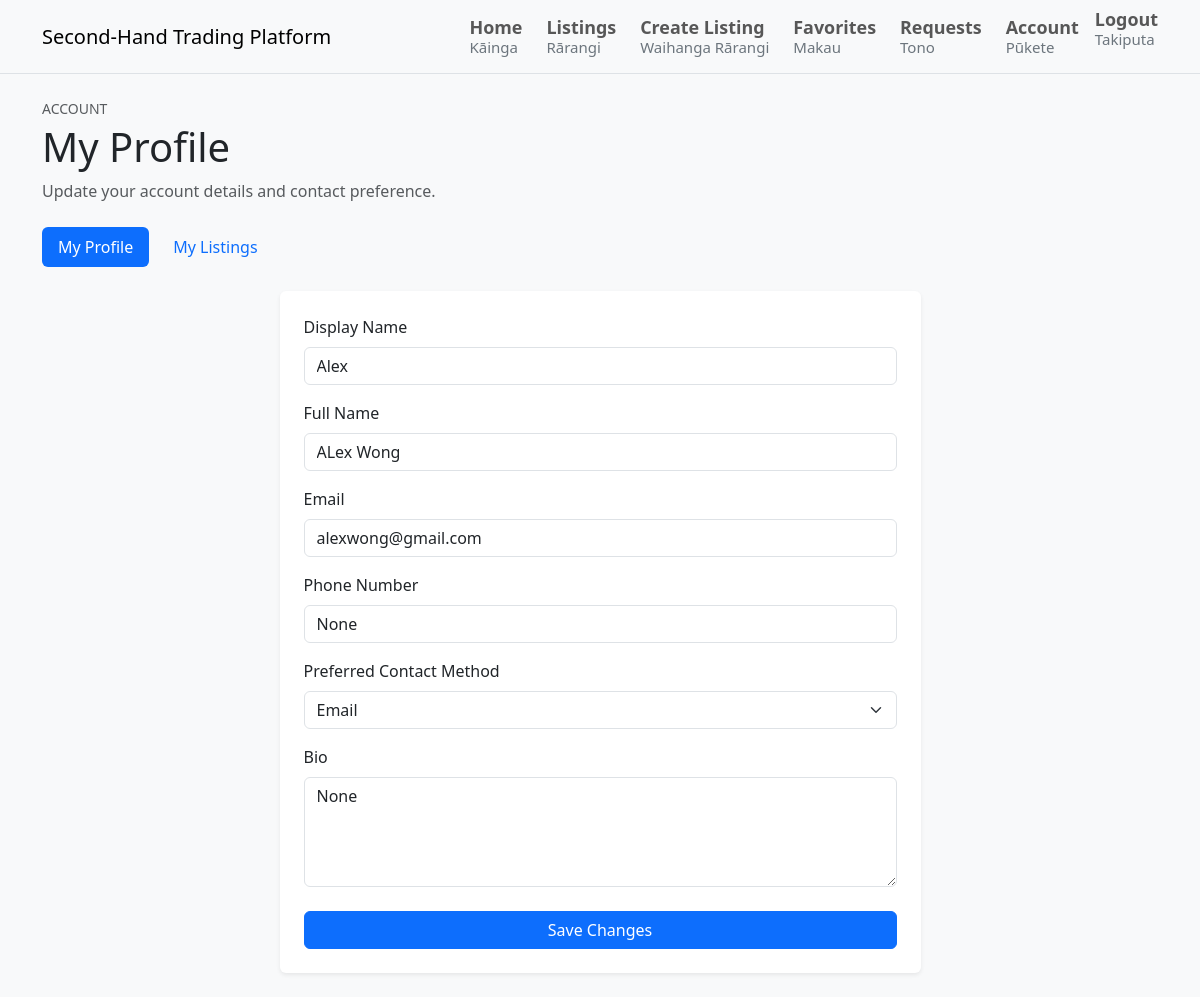
/account (signed in), run on the app's committed database.
### tables this page shows
CREATE TABLE users (
    id INTEGER PRIMARY KEY AUTOINCREMENT,
    display_name TEXT NOT NULL,
    full_name TEXT NOT NULL,
    date_of_birth TEXT NOT NULL,
    email TEXT NOT NULL UNIQUE,
    phone_number TEXT,
    preferred_contact_method TEXT NOT NULL,
    password_hash TEXT NOT NULL,
    role TEXT NOT NULL DEFAULT 'user',
    is_locked INTEGER NOT NULL DEFAULT 0,
    bio TEXT,
    created_at TEXT NOT NULL
);

### routes/profile_routes.py (the view)
@profile_bp.get("/account")
@marketplace_user_required
def account_page() -> str:
    profile_data = profile_service.get_edit_profile_data(session["user_id"])
    if profile_data is None:
        flash("User not found.", "danger")
        return redirect(url_for("home"))
    return render_template(
        "edit_profile.html",
        form_data=profile_data,
        active_account_section="profile",
    )

### models/db.py (called while the page is built)
def get_db() -> sqlite3.Connection:
    return DatabaseManager().get_connection()

    def __new__(cls):
        if cls._instance is None:
            cls._instance = super().__new__(cls)
        return cls._instance

    def get_connection(self) -> sqlite3.Connection:
        if "db" not in g:
            g.db = sqlite3.connect(current_app.config["DATABASE_PATH"])
            g.db.row_factory = sqlite3.Row
        return g.db

    def close_connection(self) -> None:
        db = g.pop("db", None)
        if db is not None:
            db.close()

### services/profile_service.py (called while the page is built)
    def get_edit_profile_data(self, user_id: int) -> Optional[Dict[str, Any]]:
        user = self._get_user_by_id(user_id)
        if user is None:
            return None
        return dict(user)

    @staticmethod
    def _get_user_by_id(user_id: int) -> Any:
        db = get_db()
        return db.execute("SELECT * FROM users WHERE id = ?", (user_id,)).fetchone()

### templates/edit_profile.html (shortened to what this page needs)
{% extends "base.html" %}
{% block content %}
<section class="mb-4">
    <p class="text-uppercase small text-muted mb-1">Account</p>
    <h1 class="mb-2">My Profile</h1>
    <p class="text-muted mb-0">Update your account details and contact preference.</p>
</section>
{% include "_account_nav.html" %}
<div class="row justify-content-center">
    <div class="col-md-8 col-lg-7">
        <div class="card shadow-sm border-0">
            <div class="card-body p-4">
                <form method="post" action="{{ url_for('profiles.edit_profile') }}">
                    <div class="mb-3">
                        <label class="form-label" for="display_name">Display Name</label>
                        <input
                            class="form-control"
                            id="display_name"
                            name="display_name"
                            type="text"
                            value="{{ form_data.get('display_name', '') }}"
                            required
                        >
                    </div>
                    <div class="mb-3">
                        <label class="form-label" for="full_name">Full Name</label>
                        <input
                            class="form-control"
                            id="full_name"
                            name="full_name"
                            type="text"
                            value="{{ form_data.get('full_name', '') }}"
                            required
                        >
                    </div>
                    <div class="mb-3">
                        <label class="form-label" for="email">Email</label>
                        <input
                            class="form-control"
                            id="email"
                            type="email"
                            value="{{ form_data.get('email', '') }}"
                            readonly
                        >
                    </div>
                    <div class="mb-3">
                        <label class="form-label" for="phone_number">Phone Number</label>
                        <input
                            class="form-control"
                            id="phone_number"
                            name="phone_number"
                            type="text"
                            value="{{ form_data.get('phone_number', '') }}"
                        >
                    </div>
                    <div class="mb-3">
                        <label class="form-label" for="preferred_contact_method">
                            Preferred Contact Method
                        </label>
                        <select
                            class="form-select"
                            id="preferred_contact_method"
                            name="preferred_contact_method"
                            required
                        >
                            <option
                                value="email"
                                {% if form_data.get('preferred_contact_method') == 'email' %}selected{% endif %}
                            >
                                Email
                            </option>
                        </select>
                    </div>
                    <div class="mb-4">
                        <label class="form-label" for="bio">Bio</label>
                        <textarea
                            class="form-control"
                            id="bio"
                            name="bio"
                            rows="4"
                        >{{ form_data.get('bio', '') }}</textarea>
                    </div>
                    <button class="btn btn-primary w-100" type="submit">Save Changes</button>
                </form>
            </div>
        </div>
    </div>
</div>
{% endblock %}

### static/css/main.css (style rules this page uses)
body { background-color: #f8f9fa; }

### data on the page
users: display_name "Alex", full_name "ALex Wong", get "alexwong@gmail.com", preferred_contact_method "Email"
